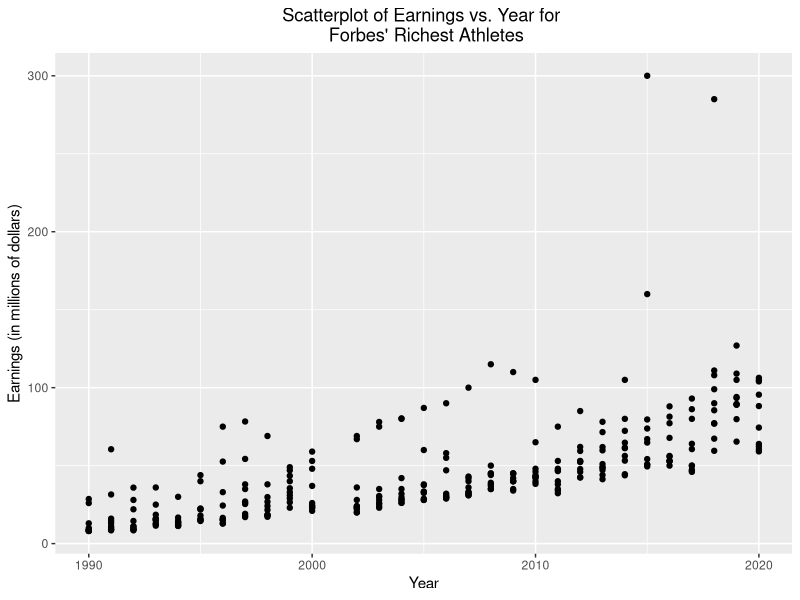
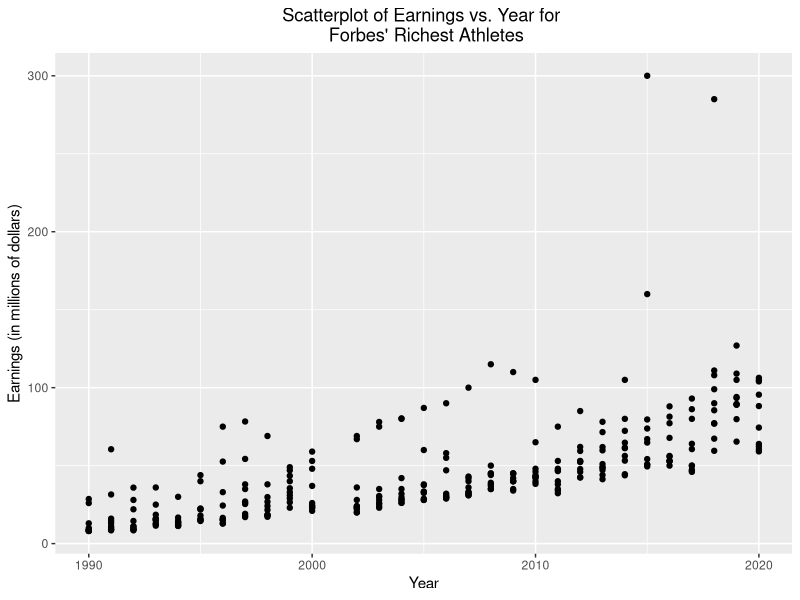

Write the R code that produced these figures, in order.
library(tidyverse)
library(readr)

ForbesRichestAthletes <- read_csv("source_data/ForbesRichestAthletes.csv")

ggplot(data = ForbesRichestAthletes, aes(x = Year, y = `earnings ($ million)`)) +
  geom_point() +
  xlab("Year") +
  ylab("Earnings (in millions of dollars)") +
  ggtitle("Scatterplot of Earnings vs. Year for \n Forbes' Richest Athletes") +
  theme(plot.title = element_text(hjust = 0.5))
  
ggsave("Scatterplot1025.png", path ="/home/rstudio/work/figures", 
       width = 5, height = 3)
  

